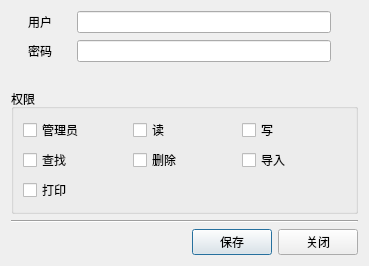
<?xml version="1.0" encoding="UTF-8"?>
<ui version="4.0">
 <class>User</class>
 <widget class="QDialog" name="User">
  <property name="geometry">
   <rect>
    <x>0</x>
    <y>0</y>
    <width>369</width>
    <height>266</height>
   </rect>
  </property>
  <property name="windowTitle">
   <string>Dialog</string>
  </property>
  <layout class="QVBoxLayout" name="verticalLayout">
   <item>
    <layout class="QFormLayout" name="formLayout">
     <property name="horizontalSpacing">
      <number>25</number>
     </property>
     <property name="verticalSpacing">
      <number>7</number>
     </property>
     <property name="leftMargin">
      <number>17</number>
     </property>
     <property name="rightMargin">
      <number>27</number>
     </property>
     <item row="0" column="0">
      <widget class="QLabel" name="label">
       <property name="text">
        <string>用户</string>
       </property>
      </widget>
     </item>
     <item row="1" column="0">
      <widget class="QLabel" name="label_2">
       <property name="text">
        <string>密码</string>
       </property>
      </widget>
     </item>
     <item row="0" column="1">
      <widget class="QLineEdit" name="lineEdit_username"/>
     </item>
     <item row="1" column="1">
      <widget class="QLineEdit" name="lineEdit_password"/>
     </item>
    </layout>
   </item>
   <item>
    <widget class="QGroupBox" name="groupBox">
     <property name="title">
      <string>权限</string>
     </property>
     <layout class="QGridLayout" name="gridLayout">
      <item row="1" column="2">
       <widget class="QCheckBox" name="checkBox_import">
        <property name="text">
         <string>导入</string>
        </property>
       </widget>
      </item>
      <item row="0" column="0">
       <widget class="QCheckBox" name="checkBox_admin">
        <property name="text">
         <string>管理员</string>
        </property>
       </widget>
      </item>
      <item row="0" column="1">
       <widget class="QCheckBox" name="checkBox_read">
        <property name="text">
         <string>读</string>
        </property>
       </widget>
      </item>
      <item row="1" column="1">
       <widget class="QCheckBox" name="checkBox_delete">
        <property name="text">
         <string>删除</string>
        </property>
       </widget>
      </item>
      <item row="1" column="0">
       <widget class="QCheckBox" name="checkBox_search">
        <property name="text">
         <string>查找</string>
        </property>
       </widget>
      </item>
      <item row="0" column="2">
       <widget class="QCheckBox" name="checkBox_write">
        <property name="text">
         <string>写</string>
        </property>
       </widget>
      </item>
      <item row="2" column="0">
       <widget class="QCheckBox" name="checkBox_print">
        <property name="text">
         <string>打印</string>
        </property>
       </widget>
      </item>
     </layout>
    </widget>
   </item>
   <item>
    <widget class="Line" name="line">
     <property name="orientation">
      <enum>Qt::Horizontal</enum>
     </property>
    </widget>
   </item>
   <item>
    <layout class="QHBoxLayout" name="horizontalLayout">
     <item>
      <spacer name="horizontalSpacer">
       <property name="orientation">
        <enum>Qt::Horizontal</enum>
       </property>
       <property name="sizeHint" stdset="0">
        <size>
         <width>40</width>
         <height>20</height>
        </size>
       </property>
      </spacer>
     </item>
     <item>
      <widget class="QPushButton" name="pushButton_save">
       <property name="text">
        <string>保存</string>
       </property>
      </widget>
     </item>
     <item>
      <widget class="QPushButton" name="pushButton_close">
       <property name="text">
        <string>关闭</string>
       </property>
      </widget>
     </item>
    </layout>
   </item>
  </layout>
 </widget>
 <resources/>
 <connections/>
</ui>
